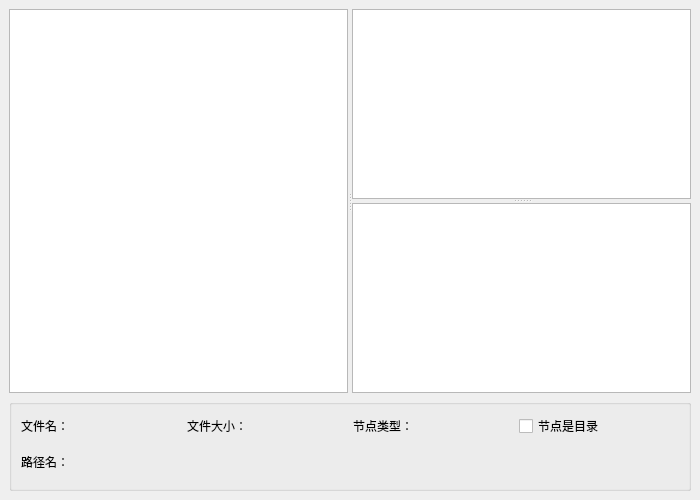
<?xml version="1.0" encoding="UTF-8"?>
<ui version="4.0">
 <class>MainWindow</class>
 <widget class="QMainWindow" name="MainWindow">
  <property name="geometry">
   <rect>
    <x>0</x>
    <y>0</y>
    <width>700</width>
    <height>500</height>
   </rect>
  </property>
  <property name="windowTitle">
   <string>MainWindow</string>
  </property>
  <widget class="QWidget" name="centralwidget">
   <layout class="QVBoxLayout" name="verticalLayout">
    <item>
     <widget class="QSplitter" name="splitter_2">
      <property name="orientation">
       <enum>Qt::Horizontal</enum>
      </property>
      <widget class="QTreeView" name="treeView"/>
      <widget class="QSplitter" name="splitter">
       <property name="orientation">
        <enum>Qt::Vertical</enum>
       </property>
       <widget class="QListView" name="listView"/>
       <widget class="QTableView" name="tableView"/>
      </widget>
     </widget>
    </item>
    <item>
     <widget class="QGroupBox" name="groupBox">
      <property name="title">
       <string/>
      </property>
      <layout class="QGridLayout" name="gridLayout">
       <item row="0" column="1">
        <widget class="QLabel" name="LabFileSize">
         <property name="text">
          <string>文件大小：</string>
         </property>
        </widget>
       </item>
       <item row="0" column="0">
        <widget class="QLabel" name="LabFileName">
         <property name="text">
          <string>文件名：</string>
         </property>
        </widget>
       </item>
       <item row="0" column="3">
        <widget class="QCheckBox" name="chkIsDir">
         <property name="text">
          <string>节点是目录</string>
         </property>
        </widget>
       </item>
       <item row="0" column="2">
        <widget class="QLabel" name="LabType">
         <property name="text">
          <string>节点类型：</string>
         </property>
        </widget>
       </item>
       <item row="2" column="0">
        <widget class="QLabel" name="LabPath">
         <property name="frameShape">
          <enum>QFrame::NoFrame</enum>
         </property>
         <property name="text">
          <string>路径名：</string>
         </property>
         <property name="textFormat">
          <enum>Qt::PlainText</enum>
         </property>
        </widget>
       </item>
      </layout>
     </widget>
    </item>
   </layout>
  </widget>
 </widget>
 <resources/>
 <connections/>
</ui>
